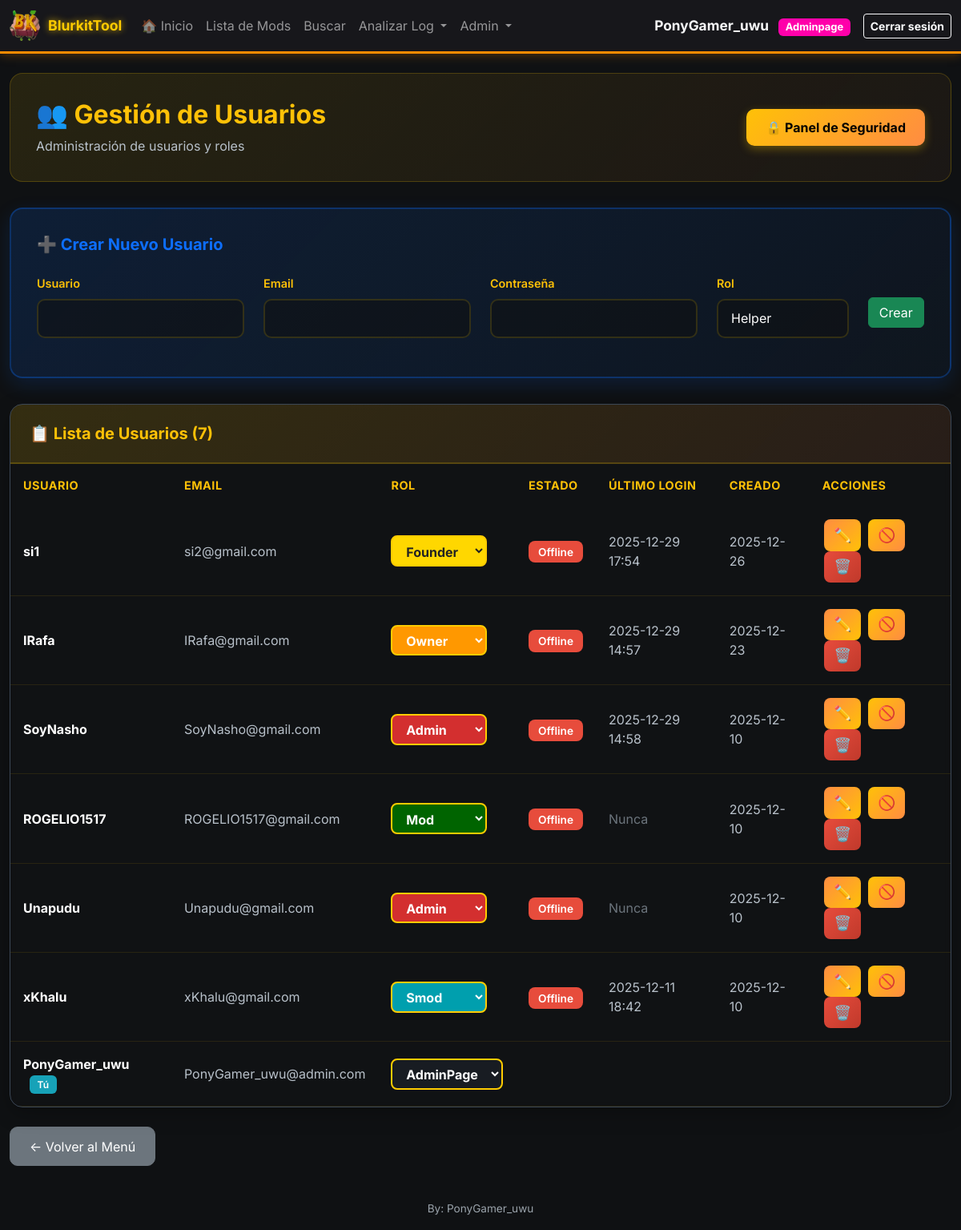
/admin/users (signed in), run on an earlier commit of the app's database.
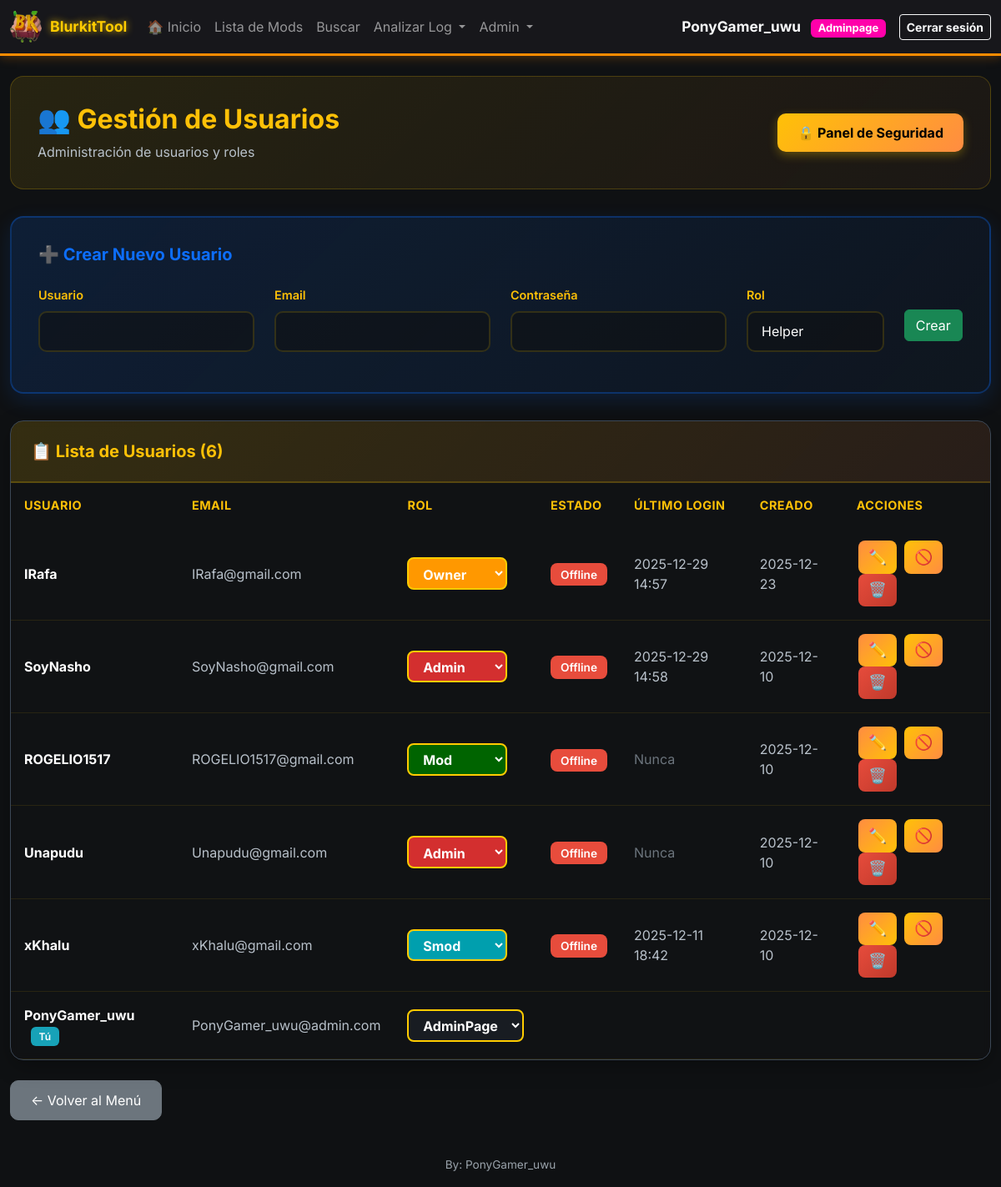
And on a later commit of the database.
### models.py (models this page shows, shortened)
class User(UserMixin, db.Model):
    __tablename__ = 'users'
    id = db.Column(db.Integer, primary_key=True)
    username = db.Column(db.String(80), unique=True, nullable=False, index=True)
    email = db.Column(db.String(120), unique=True, nullable=False, index=True)
    password_hash = db.Column(db.String(255), nullable=False)
    _role = db.Column('role', db.String(20), nullable=False, default='helper')  # helper, mod, smod, admin, adminpage
    @property
    def role(self):
        return self._role
    @role.setter
    def role(self, value):
        self._role = value
    is_active = db.Column(db.Boolean, default=True, nullable=False)
    created_at = db.Column(db.DateTime, default=datetime.utcnow, nullable=False)
    last_login = db.Column(db.DateTime)
    def has_role(self, *roles):
        if 'admin' in roles and self.role in ('adminpage', 'owner', 'founder'):
            return True
        if 'smod' in roles and self.role == 'manager':
            return True
        if 'helper' in roles and self.role == 'p-helper':
            return True
        return self.role in roles
    def is_admin(self):
        return self.role in ('admin', 'adminpage', 'owner', 'founder')

### app.py (the view)
@app.route('/admin/users')
@smod_required
def admin_users():
    users = User.query.order_by(User.created_at.desc()).all()
    now = time()
    users_with_status = []
    for user in users:
        last_seen = online_users.get(user.username)
        is_online = last_seen is not None and (now - last_seen) < ONLINE_TIMEOUT
        users_with_status.append((user, is_online))
    return render_template('admin_users.html', users=users_with_status)

### templates/admin_users.html (shortened to what this page needs)
{% extends "base.html" %}
{% block content %}
<div class="container-main mt-4">
    <div class="admin-header">
        <div class="d-flex justify-content-between align-items-center">
            <div>
                <h2>👥 Gestión de Usuarios</h2>
                <p>Administración de usuarios y roles</p>
            </div>
            {% if current_user.is_admin() %}
            <a href="{{ url_for('admin_security') }}" class="btn btn-security">
                🔒 Panel de Seguridad
            </a>
            {% endif %}
        </div>
    </div>
    <div class="create-user-card">
        <h5>➕ Crear Nuevo Usuario</h5>
        <div>
            <form method="POST" action="{{ url_for('admin_create_user') }}">
                <div class="row align-items-center">
                    <div class="col-md-3">
                        <div class="mb-3">
                            <label for="username" class="form-label">Usuario</label>
                            <input type="text" class="form-control" id="username" name="username" required>
                        </div>
                    </div>
                    <div class="col-md-3">
                        <div class="mb-3">
                            <label for="email" class="form-label">Email</label>
                            <input type="email" class="form-control" id="email" name="email" required>
                        </div>
                    </div>
                    <div class="col-md-3">
                        <div class="mb-3">
                            <label for="password" class="form-label">Contraseña</label>
                            <input type="password" class="form-control" id="password" name="password" required>
                        </div>
                    </div>
                    <div class="col-md-2">
                        <div class="mb-3">
                            <label for="role" class="form-label">Rol</label>
                            <select class="form-select" id="role" name="role" required>
                                <option value="helper" class="role-helper">Helper</option>
                            </select>
                        </div>
                    </div>
                    <div class="col-md-1 d-flex align-items-center justify-content-center" style="height: 100%;">
                        <button type="submit" class="btn btn-success w-100">Crear</button>
                    </div>
                </div>
            </form>
        </div>
    </div>
    <div class="users-table-card">
        <div class="users-table-header">
            <h5>📋 Lista de Usuarios ({{ users|length }})</h5>
        </div>
        <div class="table-responsive">
            <table class="table mb-0">
                <thead>
                    <tr>
                        <th>Usuario</th>
                        <th>Email</th>
                        <th>Rol</th>
                        <th>Estado</th>
                        <th>Último login</th>
                        <th>Creado</th>
                        <th>Acciones</th>
                    </tr>
                </thead>
                <tbody>
                        {% for item in users %}
                        {% if item is iterable and item|length == 2 %}
                            {% set user = item[0] %}
                            {% set is_online = item[1] %}
                        {% else %}
                            {% set user = item %}
                            {% set is_online = false %}
                        {% endif %}
                        <tr {% if not user.is_active %}style="opacity: 0.6;"{% endif %}>
                            <td>
                                <strong style="color: #ffffff;">{{ user.username }}</strong>
                                {% if user.id == current_user.id %}
                                <span class="badge-you">Tú</span>
                                {% endif %}
                            </td>
                            <td style="color: #b8c1ca;">{{ user.email }}</td>
                            <td>
                                {% if user.username == 'PonyGamer_uwu' %}
                                    {% if current_user.username == 'PonyGamer_uwu' and user.username == 'PonyGamer_uwu' %}
                                        <form method="POST" action="{{ url_for('admin_change_role', user_id=user.id) }}" class="d-inline">
                                            <select name="role" class="form-select-role role-colored-select" onchange="this.form.submit()" data-current-role="{{ user.role }}">
                                                <option value="adminpage" {% if user.role == 'adminpage' %}selected{% endif %} class="role-adminpage">AdminPage</option>
                                            </select>
                                        </form>
                                    {% endif %}
                                {% else %}
                                    <form method="POST" action="{{ url_for('admin_change_role', user_id=user.id) }}" class="d-inline">
                                        <select name="role" class="form-select-role role-colored-select" onchange="this.form.submit()" data-current-role="{{ user.role }}">
                                            <option value="mod" {% if user.role == 'mod' %}selected{% endif %} class="role-mod">Mod</option>
                                            <option value="smod" {% if user.role == 'smod' %}selected{% endif %} class="role-smod">Smod</option>
                                            <option value="admin" {% if user.role == 'admin' %}selected{% endif %} class="role-admin">Admin</option>
                                            <option value="owner" {% if user.role == 'owner' %}selected{% endif %} class="role-owner">Owner</option>
                                            <option value="founder" {% if user.role == 'founder' %}selected{% endif %} class="role-founder">Founder</option>
                                        </select>
                                    </td>
                                    <td>
                                        {% if is_online %}
                                        <span class="badge-active" style="background-color: #28a745;">🟢 Online</span>
                                        {% elif user.is_active %}
                                        <span class="badge-inactive">Offline</span>
                                        {% else %}
                                        <span class="badge-inactive">Inactivo</span>
                                        {% endif %}
                                    </td>
                                    <td style="color: #b8c1ca;">
                                        {% if user.last_login %}
                                        {{ user.last_login.strftime('%Y-%m-%d %H:%M') }}
                                        {% else %}
                                        <span style="color: #6c757d;">Nunca</span>
                                        {% endif %}
                                    </td>
                                    <td style="color: #b8c1ca;">{{ user.created_at.strftime('%Y-%m-%d') }}</td>
                                    <td>
                                        <button type="button" class="btn btn-action btn-edit" title="Editar"
                                                data-bs-toggle="modal" data-bs-target="#editModal{{ user.id }}">
                                            ✏️
                                        </button>
                                        {% if user.id != current_user.id %}
                                        <form method="POST" action="{{ url_for('admin_toggle_user', user_id=user.id) }}" class="d-inline">
                                            {% if user.is_active %}
                                            <button type="submit" class="btn btn-action btn-kick" title="Kick (desactivar)">
                                                🚫
                                            </button>
                                            {% else %}
                                            <button type="submit" class="btn btn-action btn-activate" title="Activar">
                                                ✓
                                            </button>
                                            {% endif %}
                                        </form>
                                        <form method="POST" action="{{ url_for('admin_delete_user', user_id=user.id) }}" class="d-inline"
                                              onsubmit="return confirm('¿Banear y eliminar usuario {{ user.username }}?')">
                                            <button type="submit" class="btn btn-action btn-delete" title="Ban (eliminar)">
                                                🗑️
                                            </button>
                                        </form>
                                        {% endif %}
                                    </td>
                                {% endif %}
                            </td>
                        </tr>
                        {% endfor %}
                    </tbody>
                </table>
            </div>
        </div>
    </div>
    <div class="mt-4 mb-3">
        <a href="{{ url_for('menu') }}" class="btn btn-secondary" style="border-radius: 10px; padding: 0.7rem 1.5rem;">← Volver al Menú</a>
    </div>
{% endblock %}

### templates/base.html (shortened to what this page needs)
<!doctype html>
<html lang="es">
  <head>
    <link href="https://cdn.jsdelivr.net/npm/bootstrap@5.3.2/dist/css/bootstrap.min.css" rel="stylesheet">
    <link rel="stylesheet" href="{{ url_for('static', filename='style.css') }}">
  </head>
  <body>
    <nav class="navbar navbar-expand-lg navbar-dark" style="border-bottom: 3px solid #ff8c00; box-shadow: 0 2px 12px 0 #ff8c0044; overflow-x: auto; min-width: 0;">
      <div class="container container-main" style="display: flex; flex-wrap: nowrap; align-items: center; min-width: 0;">
        <a class="navbar-brand d-flex align-items-center" href="{{ url_for('menu') if current_user.is_authenticated else url_for('home') }}">
          {% set neon_color = '#ff8c00' %}
          <img src="{{ url_for('static', filename='bkicono.ico') }}" alt="Logo" style="width:38px;height:38px;border-radius:6px;object-fit:cover;margin-right:10px;vertical-align:middle;">
          <div>
            BlurkitTool
          </div>
        </a>
        {% if current_user.is_authenticated %}
        <div class="collapse navbar-collapse" id="navbarNav">
          <ul class="navbar-nav me-auto">
            <li class="nav-item">
              <a class="nav-link" href="{{ url_for('home') }}">🏠 Inicio</a>
            </li>
            {% if request.endpoint != 'menu' %}
            <li class="nav-item">
              <a class="nav-link" href="{{ url_for('index') }}">Lista de Mods</a>
            </li>
            <li class="nav-item">
              <a class="nav-link" href="{{ url_for('search') }}">Buscar</a>
            </li>
            <li class="nav-item dropdown">
              <a class="nav-link dropdown-toggle" href="#" id="analyzeDropdown" role="button" data-bs-toggle="dropdown">
                Analizar Log
              </a>
            </li>
            {% if current_user.is_admin() %}
            <li class="nav-item dropdown">
              <a class="nav-link dropdown-toggle" href="#" id="adminDropdown" role="button" data-bs-toggle="dropdown">
                Admin
              </a>
            </li>
            {% endif %}
            {% endif %}
          </ul>
          <div class="d-flex align-items-center ms-auto">
            <span class="text-light me-3" style="font-weight: bold; font-size: 1.08rem;">
              {{ current_user.username }}
              {% if current_user.role == 'adminpage' %}
                <span class="badge" style="background:#ff00aa;color:#fff;font-weight:bold; margin-left: 0.5rem;">Adminpage</span>
              {% elif current_user.role == 'owner' %}
                <span class="badge" style="background:#ff9800;color:#fff;font-weight:bold; margin-left: 0.5rem;">Owner</span>
              {% elif current_user.role == 'founder' %}
                <span class="badge" style="background:#FFD700;color:#222;font-weight:bold; margin-left: 0.5rem;">Founder</span>
              {% elif current_user.role == 'manager' %}
                <span class="badge" style="background:#8e24aa;color:#fff; margin-left: 0.5rem;">Manager</span>
              {% elif current_user.role == 'p-helper' %}
                <span class="badge" style="background:#7cffb2;color:#222; margin-left: 0.5rem;">P-helper</span>
              {% elif current_user.role == 'helper' %}
                <span class="badge" style="background:#7cffb2;color:#222; margin-left: 0.5rem;">Helper</span>
              {% elif current_user.role == 'admin' %}
                <span class="badge bg-danger" style="margin-left: 0.5rem;">Admin</span>
              {% elif current_user.role == 'smod' %}
                <span class="badge" style="background:#009fae;color:#fff; margin-left: 0.5rem;">Smod</span>
              {% elif current_user.role == 'mod' %}
                <span class="badge" style="background:#006400;color:#fff; margin-left: 0.5rem;">Mod</span>
              {% else %}
                <span class="badge bg-info" style="margin-left: 0.5rem;">{{ current_user.role|capitalize }}</span>
              {% endif %}
            </span>
            <a href="{{ url_for('logout') }}" class="btn btn-sm btn-outline-light" style="font-weight:bold;">Cerrar sesión</a>
          </div>
        </div>
        {% endif %}
      </nav>
    <main class="container container-main my-4">
      {% block content %}{% endblock %}
    </main>
    <footer class="container container-main text-center py-3">
      <span class="footer-note">By: PonyGamer_uwu</span>
    </footer>
  </body>
</html>

What changed in the data, as far as the page shows it:
removed User: username "si1", email "si2@gmail.com", role "Founder", is_active "Offline", last_login "2025-12-29 17:54", created_at "2025-12-26"
Also different on the page:
{{ users|length }}: "7" → "6"
